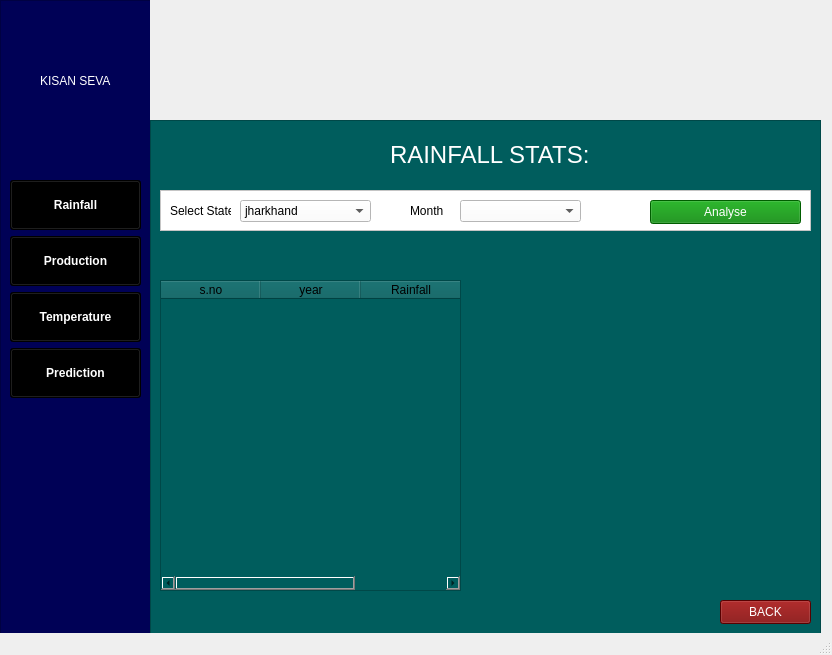
<?xml version="1.0" encoding="UTF-8"?>
<ui version="4.0">
 <class>MainWindow</class>
 <widget class="QMainWindow" name="MainWindow">
  <property name="geometry">
   <rect>
    <x>0</x>
    <y>0</y>
    <width>832</width>
    <height>655</height>
   </rect>
  </property>
  <property name="font">
   <font>
    <underline>false</underline>
   </font>
  </property>
  <property name="contextMenuPolicy">
   <enum>Qt::DefaultContextMenu</enum>
  </property>
  <property name="windowTitle">
   <string>MainWindow</string>
  </property>
  <widget class="QWidget" name="centralwidget">
   <widget class="QLabel" name="label">
    <property name="geometry">
     <rect>
      <x>150</x>
      <y>0</y>
      <width>671</width>
      <height>121</height>
     </rect>
    </property>
    <property name="font">
     <font>
      <bold>true</bold>
      <underline>false</underline>
     </font>
    </property>
    <property name="autoFillBackground">
     <bool>true</bool>
    </property>
    <property name="styleSheet">
     <string notr="true">border-color: rgb(0, 0, 0);</string>
    </property>
    <property name="text">
     <string/>
    </property>
    <property name="pixmap">
     <pixmap>images/mergeimg.jpg</pixmap>
    </property>
    <property name="scaledContents">
     <bool>true</bool>
    </property>
    <property name="wordWrap">
     <bool>false</bool>
    </property>
   </widget>
   <widget class="QFrame" name="frame">
    <property name="geometry">
     <rect>
      <x>0</x>
      <y>0</y>
      <width>151</width>
      <height>641</height>
     </rect>
    </property>
    <property name="styleSheet">
     <string notr="true">background-color: rgb(0, 1, 86);
</string>
    </property>
    <property name="frameShape">
     <enum>QFrame::StyledPanel</enum>
    </property>
    <property name="frameShadow">
     <enum>QFrame::Raised</enum>
    </property>
    <widget class="QLabel" name="label_2">
     <property name="geometry">
      <rect>
       <x>40</x>
       <y>10</y>
       <width>71</width>
       <height>61</height>
      </rect>
     </property>
     <property name="styleSheet">
      <string notr="true"/>
     </property>
     <property name="text">
      <string/>
     </property>
     <property name="pixmap">
      <pixmap>images/logo2.png</pixmap>
     </property>
     <property name="scaledContents">
      <bool>true</bool>
     </property>
    </widget>
    <widget class="QLabel" name="label_3">
     <property name="geometry">
      <rect>
       <x>40</x>
       <y>70</y>
       <width>81</width>
       <height>21</height>
      </rect>
     </property>
     <property name="styleSheet">
      <string notr="true">color: rgb(255, 255, 255);
font: 700 10pt &quot;Segoe UI&quot;;</string>
     </property>
     <property name="text">
      <string>KISAN SEVA</string>
     </property>
    </widget>
   </widget>
   <widget class="QWidget" name="layoutWidget">
    <property name="geometry">
     <rect>
      <x>10</x>
      <y>180</y>
      <width>131</width>
      <height>220</height>
     </rect>
    </property>
    <layout class="QVBoxLayout" name="verticalLayout">
     <item>
      <widget class="QPushButton" name="pushButton">
       <property name="minimumSize">
        <size>
         <width>35</width>
         <height>50</height>
        </size>
       </property>
       <property name="font">
        <font>
         <bold>true</bold>
         <underline>false</underline>
        </font>
       </property>
       <property name="autoFillBackground">
        <bool>false</bool>
       </property>
       <property name="styleSheet">
        <string notr="true">background-color: rgb(0, 0, 0);
color: rgb(255, 255, 255);</string>
       </property>
       <property name="text">
        <string>Rainfall</string>
       </property>
      </widget>
     </item>
     <item>
      <widget class="QPushButton" name="pushButton_3">
       <property name="minimumSize">
        <size>
         <width>35</width>
         <height>50</height>
        </size>
       </property>
       <property name="font">
        <font>
         <bold>true</bold>
         <underline>false</underline>
        </font>
       </property>
       <property name="autoFillBackground">
        <bool>false</bool>
       </property>
       <property name="styleSheet">
        <string notr="true">background-color: rgb(0, 0, 0);
color: rgb(255, 255, 255);</string>
       </property>
       <property name="text">
        <string>Production</string>
       </property>
      </widget>
     </item>
     <item>
      <widget class="QPushButton" name="pushButton_2">
       <property name="minimumSize">
        <size>
         <width>35</width>
         <height>50</height>
        </size>
       </property>
       <property name="font">
        <font>
         <bold>true</bold>
         <underline>false</underline>
        </font>
       </property>
       <property name="autoFillBackground">
        <bool>false</bool>
       </property>
       <property name="styleSheet">
        <string notr="true">background-color: rgb(0, 0, 0);
color: rgb(255, 255, 255);</string>
       </property>
       <property name="text">
        <string>Temperature</string>
       </property>
      </widget>
     </item>
     <item>
      <widget class="QPushButton" name="pushButton_4">
       <property name="minimumSize">
        <size>
         <width>35</width>
         <height>50</height>
        </size>
       </property>
       <property name="font">
        <font>
         <bold>true</bold>
         <underline>false</underline>
        </font>
       </property>
       <property name="autoFillBackground">
        <bool>false</bool>
       </property>
       <property name="styleSheet">
        <string notr="true">background-color: rgb(0, 0, 0);
color: rgb(255, 255, 255);</string>
       </property>
       <property name="text">
        <string>Prediction</string>
       </property>
      </widget>
     </item>
    </layout>
   </widget>
   <widget class="QFrame" name="frame_2">
    <property name="geometry">
     <rect>
      <x>150</x>
      <y>120</y>
      <width>671</width>
      <height>521</height>
     </rect>
    </property>
    <property name="styleSheet">
     <string notr="true">background-color: rgb(0, 93, 93);
</string>
    </property>
    <property name="frameShape">
     <enum>QFrame::StyledPanel</enum>
    </property>
    <property name="frameShadow">
     <enum>QFrame::Raised</enum>
    </property>
    <widget class="QLabel" name="label_4">
     <property name="geometry">
      <rect>
       <x>240</x>
       <y>10</y>
       <width>211</width>
       <height>51</height>
      </rect>
     </property>
     <property name="styleSheet">
      <string notr="true">color: rgb(255, 255, 255);
font: 700 10pt &quot;Segoe UI&quot;;</string>
     </property>
     <property name="text">
      <string>&lt;html&gt;&lt;head/&gt;&lt;body&gt;&lt;p&gt;&lt;span style=&quot; font-size:18pt;&quot;&gt;RAINFALL STATS:&lt;/span&gt;&lt;/p&gt;&lt;/body&gt;&lt;/html&gt;</string>
     </property>
    </widget>
    <widget class="QFrame" name="frame_3">
     <property name="geometry">
      <rect>
       <x>10</x>
       <y>70</y>
       <width>651</width>
       <height>41</height>
      </rect>
     </property>
     <property name="styleSheet">
      <string notr="true">background-color: rgb(255, 255, 255);</string>
     </property>
     <property name="frameShape">
      <enum>QFrame::StyledPanel</enum>
     </property>
     <property name="frameShadow">
      <enum>QFrame::Raised</enum>
     </property>
     <widget class="QLabel" name="label_5">
      <property name="geometry">
       <rect>
        <x>10</x>
        <y>10</y>
        <width>61</width>
        <height>21</height>
       </rect>
      </property>
      <property name="text">
       <string>Select State</string>
      </property>
     </widget>
     <widget class="QComboBox" name="stateoption">
      <property name="geometry">
       <rect>
        <x>80</x>
        <y>10</y>
        <width>131</width>
        <height>22</height>
       </rect>
      </property>
      <item>
       <property name="text">
        <string>jharkhand</string>
       </property>
      </item>
      <item>
       <property name="text">
        <string>Bihar</string>
       </property>
      </item>
      <item>
       <property name="text">
        <string>Tamilnadu</string>
       </property>
      </item>
     </widget>
     <widget class="QLabel" name="label_7">
      <property name="geometry">
       <rect>
        <x>250</x>
        <y>10</y>
        <width>51</width>
        <height>21</height>
       </rect>
      </property>
      <property name="text">
       <string>Month</string>
      </property>
     </widget>
     <widget class="QComboBox" name="monthoption">
      <property name="geometry">
       <rect>
        <x>300</x>
        <y>10</y>
        <width>121</width>
        <height>22</height>
       </rect>
      </property>
     </widget>
     <widget class="QPushButton" name="funanalyse">
      <property name="geometry">
       <rect>
        <x>490</x>
        <y>10</y>
        <width>151</width>
        <height>24</height>
       </rect>
      </property>
      <property name="styleSheet">
       <string notr="true">background-color: rgb(0, 130, 0);
color: rgb(255, 255, 255);</string>
      </property>
      <property name="text">
       <string>Analyse</string>
      </property>
     </widget>
    </widget>
    <widget class="QLabel" name="label_8">
     <property name="geometry">
      <rect>
       <x>340</x>
       <y>170</y>
       <width>321</width>
       <height>141</height>
      </rect>
     </property>
     <property name="text">
      <string/>
     </property>
     <property name="pixmap">
      <pixmap>images/pie.png</pixmap>
     </property>
     <property name="scaledContents">
      <bool>true</bool>
     </property>
    </widget>
    <widget class="QTableWidget" name="rainfalltable">
     <property name="geometry">
      <rect>
       <x>10</x>
       <y>160</y>
       <width>301</width>
       <height>311</height>
      </rect>
     </property>
     <property name="autoFillBackground">
      <bool>false</bool>
     </property>
     <property name="gridStyle">
      <enum>Qt::SolidLine</enum>
     </property>
     <column>
      <property name="text">
       <string>s.no</string>
      </property>
     </column>
     <column>
      <property name="text">
       <string>year</string>
      </property>
     </column>
     <column>
      <property name="text">
       <string>Rainfall</string>
      </property>
     </column>
    </widget>
    <widget class="QPushButton" name="pushButton_8">
     <property name="geometry">
      <rect>
       <x>570</x>
       <y>480</y>
       <width>91</width>
       <height>24</height>
      </rect>
     </property>
     <property name="styleSheet">
      <string notr="true">background-color: rgb(122, 0, 0);
color: rgb(255, 255, 255);</string>
     </property>
     <property name="text">
      <string>BACK</string>
     </property>
    </widget>
   </widget>
   <zorder>frame</zorder>
   <zorder>label</zorder>
   <zorder>layoutWidget</zorder>
   <zorder>frame_2</zorder>
  </widget>
  <widget class="QStatusBar" name="statusbar"/>
 </widget>
 <resources/>
 <connections/>
</ui>
